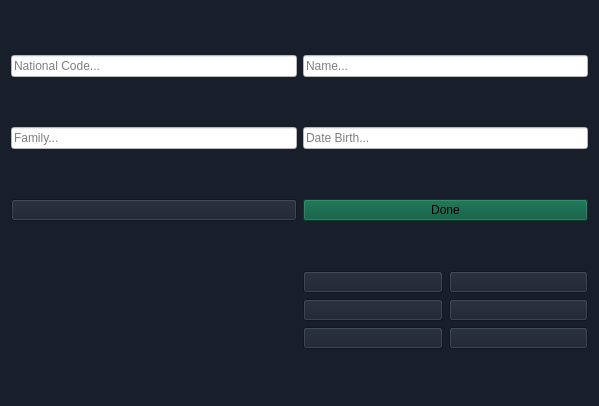
<?xml version="1.0" encoding="UTF-8"?>
<ui version="4.0">
 <class>mainwindow</class>
 <widget class="QWidget" name="mainwindow">
  <property name="geometry">
   <rect>
    <x>0</x>
    <y>0</y>
    <width>599</width>
    <height>406</height>
   </rect>
  </property>
  <property name="windowTitle">
   <string>Company</string>
  </property>
  <property name="autoFillBackground">
   <bool>false</bool>
  </property>
  <property name="styleSheet">
   <string notr="true">background-color: rgb(24, 31, 43);</string>
  </property>
  <layout class="QGridLayout" name="gridLayout">
   <item row="3" column="1">
    <layout class="QHBoxLayout" name="horizontalLayout">
     <item>
      <layout class="QVBoxLayout" name="verticalLayout_4">
       <item>
        <widget class="QPushButton" name="btn_faces">
         <property name="text">
          <string/>
         </property>
         <property name="icon">
          <iconset>
           <normaloff>pic/faces.png</normaloff>pic/faces.png</iconset>
         </property>
         <property name="iconSize">
          <size>
           <width>50</width>
           <height>50</height>
          </size>
         </property>
        </widget>
       </item>
       <item>
        <widget class="QPushButton" name="face_black_white">
         <property name="text">
          <string/>
         </property>
         <property name="icon">
          <iconset>
           <normaloff>pic/face_black_white-removebg-preview.png</normaloff>pic/face_black_white-removebg-preview.png</iconset>
         </property>
         <property name="iconSize">
          <size>
           <width>50</width>
           <height>50</height>
          </size>
         </property>
        </widget>
       </item>
       <item>
        <widget class="QPushButton" name="btn_purple">
         <property name="text">
          <string/>
         </property>
         <property name="icon">
          <iconset>
           <normaloff>pic/face_purple.png</normaloff>pic/face_purple.png</iconset>
         </property>
         <property name="iconSize">
          <size>
           <width>50</width>
           <height>50</height>
          </size>
         </property>
        </widget>
       </item>
      </layout>
     </item>
     <item>
      <layout class="QVBoxLayout" name="verticalLayout_5">
       <item>
        <widget class="QPushButton" name="btn_face_color">
         <property name="text">
          <string/>
         </property>
         <property name="icon">
          <iconset>
           <normaloff>pic/face_color.png</normaloff>pic/face_color.png</iconset>
         </property>
         <property name="iconSize">
          <size>
           <width>50</width>
           <height>50</height>
          </size>
         </property>
        </widget>
       </item>
       <item>
        <widget class="QPushButton" name="btn_blur">
         <property name="text">
          <string/>
         </property>
         <property name="icon">
          <iconset>
           <normaloff>pic/face_blur.png</normaloff>pic/face_blur.png</iconset>
         </property>
         <property name="iconSize">
          <size>
           <width>50</width>
           <height>50</height>
          </size>
         </property>
        </widget>
       </item>
       <item>
        <widget class="QPushButton" name="btn_gray">
         <property name="text">
          <string/>
         </property>
         <property name="icon">
          <iconset>
           <normaloff>pic/face_gary.png</normaloff>pic/face_gary.png</iconset>
         </property>
         <property name="iconSize">
          <size>
           <width>50</width>
           <height>50</height>
          </size>
         </property>
        </widget>
       </item>
      </layout>
     </item>
    </layout>
   </item>
   <item row="0" column="0">
    <widget class="QLineEdit" name="txt_code">
     <property name="styleSheet">
      <string notr="true">background-color: rgb(255, 255, 255);
color: rgb(0, 0, 0);
font: 75 10pt &quot;MS Shell Dlg 2&quot;;</string>
     </property>
     <property name="text">
      <string/>
     </property>
     <property name="placeholderText">
      <string>National Code...</string>
     </property>
    </widget>
   </item>
   <item row="1" column="1">
    <widget class="QLineEdit" name="txt_birth">
     <property name="styleSheet">
      <string notr="true">background-color: rgb(255, 255, 255);
color: rgb(0, 0, 0);
font: 75 10pt &quot;MS Shell Dlg 2&quot;;</string>
     </property>
     <property name="placeholderText">
      <string>Date Birth...</string>
     </property>
    </widget>
   </item>
   <item row="0" column="1">
    <widget class="QLineEdit" name="txt_name">
     <property name="styleSheet">
      <string notr="true">background-color: rgb(255, 255, 255);
color: rgb(0, 0, 0);
font: 75 10pt &quot;MS Shell Dlg 2&quot;;</string>
     </property>
     <property name="placeholderText">
      <string>Name...</string>
     </property>
    </widget>
   </item>
   <item row="1" column="0">
    <widget class="QLineEdit" name="txt_family">
     <property name="styleSheet">
      <string notr="true">background-color: rgb(255, 255, 255);
color: rgb(0, 0, 0);
font: 75 10pt &quot;MS Shell Dlg 2&quot;;</string>
     </property>
     <property name="placeholderText">
      <string>Family...</string>
     </property>
    </widget>
   </item>
   <item row="2" column="0">
    <widget class="QPushButton" name="btn_camera">
     <property name="text">
      <string/>
     </property>
     <property name="icon">
      <iconset>
       <normaloff>pic/camera.png</normaloff>pic/camera.png</iconset>
     </property>
     <property name="iconSize">
      <size>
       <width>70</width>
       <height>70</height>
      </size>
     </property>
    </widget>
   </item>
   <item row="2" column="1">
    <widget class="QPushButton" name="btn_send">
     <property name="styleSheet">
      <string notr="true">background-color: rgb(2, 85, 57);
color: rgb(0, 0, 0);
font: 75 14pt &quot;MS Shell Dlg 2&quot;;</string>
     </property>
     <property name="text">
      <string>Done</string>
     </property>
    </widget>
   </item>
   <item row="3" column="0">
    <widget class="QLabel" name="lbl_camera">
     <property name="text">
      <string/>
     </property>
    </widget>
   </item>
  </layout>
 </widget>
 <resources/>
 <connections/>
</ui>
